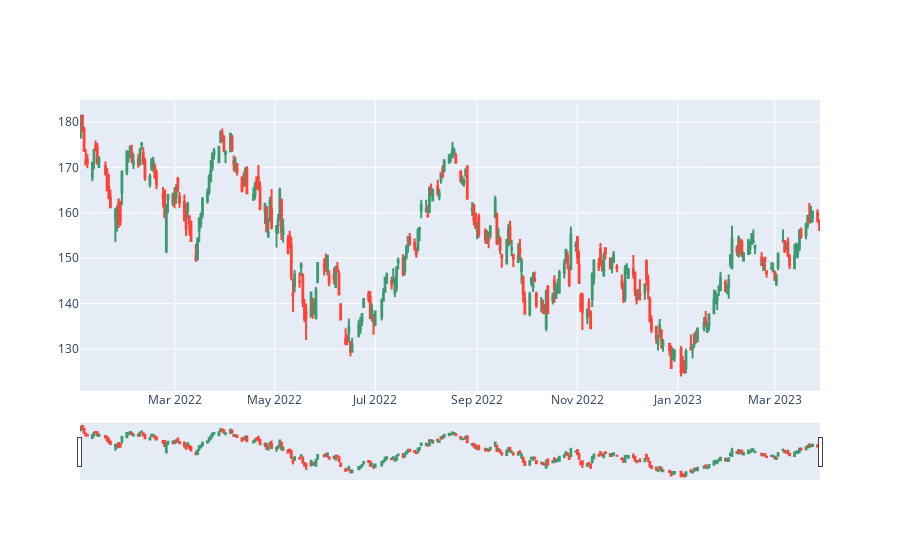

Notebook cell for this chart:
### Code cell
import plotly.graph_objects as go


fig = go.Figure(
    data=[
        go.Candlestick(x=datasets["AAPL"].index,
        open=datasets["AAPL"]['Open'],
        high=datasets["AAPL"]['High'],
        low=datasets["AAPL"]['Low'],
        close=datasets["AAPL"]['Close'])
    ]
)
fig.show()

### Figure 1 — Plotly figure (JSON) as saved in the notebook; plotly's stock layout.template omitted (floating-point values rounded to 4 significant figures; data arrays with more than 128 entries replaced by an {"elided": "..."} marker saying what was removed)
{"data": [{"close": {"elided": "310 float values"}, "high": {"elided": "310 float values"}, "low": {"elided": "310 float values"}, "open": {"elided": "310 float values"}, "type": "candlestick", "x": {"elided": "310 str values"}}], "layout": {}}
